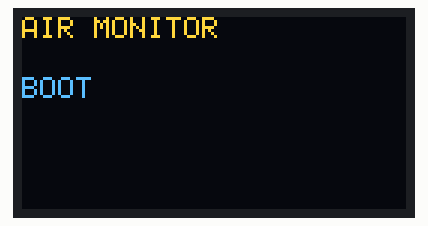
This sketch was run on a simulated ESP8266 (NodeMCU). Shown: 128×64 one-colour display. Wiring (inferred from the names in the program): SSD1306 OLED at I2C address 0x3C. The OLED is the two-colour kind (top 16 rows yellow).

Above: at 0.1 s.
At 0.5 s:
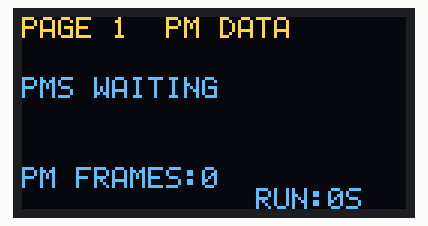
At 9.2 s:
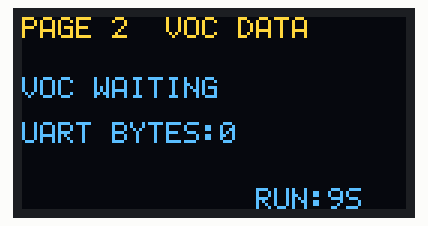
At 15.2 s:
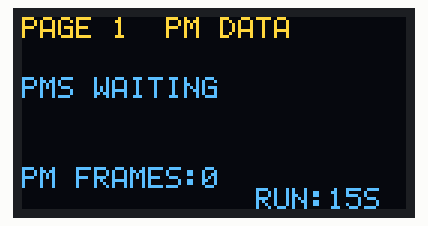
At 24.2 s:
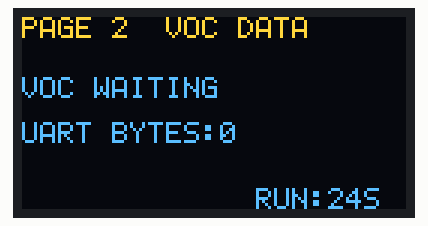
At 33.2 s:
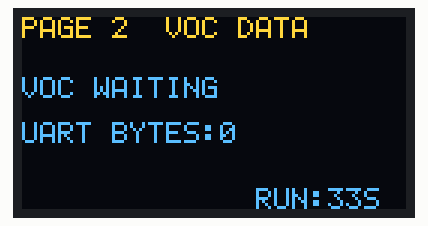

The sketch:

AirMonitor_ESP8266__1_.ino
```cpp
#include <Arduino.h>
#include <Wire.h>
#include <SoftwareSerial.h>

// NodeMCU ESP-12F wiring
// OLED SDA=D2(GPIO4), SCL=D1(GPIO5), power=3V3
// PMS7003M TX -> D5(GPIO14), power=verified 5V VU
// 21VOC TX -> ESP RX(GPIO3), power=3V3 only if rated for it
// Disconnect 21VOC TX/RX while uploading.

static const uint8_t OLED_SDA_PIN = D2;
static const uint8_t OLED_SCL_PIN = D1;
static const uint8_t PMS_RX_PIN = D5;
static const uint32_t PAGE_MS = 2500;
static const uint32_t DISPLAY_MS = 300;
static const uint32_t DATA_TIMEOUT_MS = 6000;

SoftwareSerial pms(PMS_RX_PIN, -1);
uint8_t oledAddress = 0;
bool oledReady = false;
uint8_t frameBuffer[128 * 8];

uint16_t pm1 = 0, pm25 = 0, pm10 = 0;
bool pmSeen = false;
uint32_t lastPM = 0;
uint32_t pmFrames = 0;

uint16_t tvocRaw = 0, hchoRaw = 0, eco2Raw = 0;
uint16_t tempRaw = 0, humRaw = 0;
bool vocSeen = false;
uint32_t lastVOC = 0;
uint32_t vocFrames = 0;
uint32_t vocBytes = 0;

// Limited built-in 5x7 font: '0'..'9', ':', '-', '.', '%', uppercase 'A'..'Z'.
const uint8_t font[][5] PROGMEM = {
 {0x3E,0x51,0x49,0x45,0x3E},{0x00,0x42,0x7F,0x40,0x00},
 {0x42,0x61,0x51,0x49,0x46},{0x21,0x41,0x45,0x4B,0x31},
 {0x18,0x14,0x12,0x7F,0x10},{0x27,0x45,0x45,0x45,0x39},
 {0x3C,0x4A,0x49,0x49,0x30},{0x01,0x71,0x09,0x05,0x03},
 {0x36,0x49,0x49,0x49,0x36},{0x06,0x49,0x49,0x29,0x1E},
 {0x00,0x36,0x36,0x00,0x00},{0x08,0x08,0x08,0x08,0x08},
 {0x00,0x60,0x60,0x00,0x00},{0x63,0x13,0x08,0x64,0x63},
 {0x7E,0x11,0x11,0x11,0x7E},{0x7F,0x49,0x49,0x49,0x36},
 {0x3E,0x41,0x41,0x41,0x22},{0x7F,0x41,0x41,0x22,0x1C},
 {0x7F,0x49,0x49,0x49,0x41},{0x7F,0x09,0x09,0x09,0x01},
 {0x3E,0x41,0x49,0x49,0x7A},{0x7F,0x08,0x08,0x08,0x7F},
 {0x00,0x41,0x7F,0x41,0x00},{0x20,0x40,0x41,0x3F,0x01},
 {0x7F,0x08,0x14,0x22,0x41},{0x7F,0x40,0x40,0x40,0x40},
 {0x7F,0x02,0x0C,0x02,0x7F},{0x7F,0x04,0x08,0x10,0x7F},
 {0x3E,0x41,0x41,0x41,0x3E},{0x7F,0x09,0x09,0x09,0x06},
 {0x3E,0x41,0x51,0x21,0x5E},{0x7F,0x09,0x19,0x29,0x46},
 {0x46,0x49,0x49,0x49,0x31},{0x01,0x01,0x7F,0x01,0x01},
 {0x3F,0x40,0x40,0x40,0x3F},{0x1F,0x20,0x40,0x20,0x1F},
 {0x7F,0x20,0x18,0x20,0x7F},{0x63,0x14,0x08,0x14,0x63},
 {0x03,0x04,0x78,0x04,0x03},{0x61,0x51,0x49,0x45,0x43}
};

int glyph(char c) {
 if (c >= '0' && c <= '9') return c - '0';
 if (c == ':') return 10;
 if (c == '-') return 11;
 if (c == '.') return 12;
 if (c == '%') return 13;
 if (c >= 'a' && c <= 'z') c -= 32;
 if (c >= 'A' && c <= 'Z') return c - 'A' + 14;
 return -1;
}

void px(int x, int y) {
 if ((unsigned)x >= 128 || (unsigned)y >= 64) return;
 frameBuffer[x + (y / 8) * 128] |= (1u << (y & 7));
}

void textAt(int x, int y, const char *s) {
 while (*s && x <= 122) {
  int index = glyph(*s++);
  if (index >= 0) {
   for (int i = 0; i < 5; ++i) {
    uint8_t bits = pgm_read_byte(&font[index][i]);
    for (int j = 0; j < 7; ++j) if (bits & (1u << j)) px(x + i, y + j);
   }
  }
  x += 6;
 }
}

bool oledCmd(uint8_t value) {
 Wire.beginTransmission(oledAddress);
 Wire.write((uint8_t)0x00);
 Wire.write(value);
 return Wire.endTransmission() == 0;
}

bool beginOLED() {
 for (uint8_t a = 0x3C; a <= 0x3D; ++a) {
  Wire.beginTransmission(a);
  if (Wire.endTransmission() == 0) { oledAddress = a; break; }
 }
 if (!oledAddress) return false;
 // SSD1306 128x64, page addressing (0x20, 0x02)
 const uint8_t setup[] = {0xAE,0xD5,0x80,0xA8,0x3F,0xD3,0x00,0x40,
  0x8D,0x14,0x20,0x02,0xA1,0xC8,0xDA,0x12,0x81,0x7F,
  0xD9,0xF1,0xDB,0x40,0xA4,0xA6,0xAF};
 for (uint8_t c : setup) if (!oledCmd(c)) return false;
 return true;
}

void flushOLED() {
 if (!oledReady) return;
 for (int page = 0; page < 8; ++page) {
  if (!oledCmd(0xB0 + page) || !oledCmd(0x00) || !oledCmd(0x10)) return;
  for (int offset = 0; offset < 128; offset += 16) {
   Wire.beginTransmission(oledAddress);
   Wire.write((uint8_t)0x40);
   for (int n = 0; n < 16; ++n)
    Wire.write(frameBuffer[page * 128 + offset + n]);
   if (Wire.endTransmission() != 0) return;
  }
  yield();
 }
}

void readPMS() {
 static uint8_t bytes[32];
 static uint8_t pos = 0;
 while (pms.available()) {
  uint8_t b = (uint8_t)pms.read();
  if (pos == 0 && b != 0x42) continue;
  if (pos == 1 && b != 0x4D) { pos = (b == 0x42) ? 1 : 0; if (pos) bytes[0] = b; continue; }
  bytes[pos++] = b;
  if (pos == 4 && (bytes[2] != 0 || bytes[3] != 28)) { pos = 0; continue; }
  if (pos < 32) continue;
  pos = 0;
  uint16_t checksum = 0;
  for (int i = 0; i < 30; ++i) checksum += bytes[i];
  if (checksum != ((uint16_t)bytes[30] << 8 | bytes[31])) continue;
  pm1  = ((uint16_t)bytes[10] << 8) | bytes[11];
  pm25 = ((uint16_t)bytes[12] << 8) | bytes[13];
  pm10 = ((uint16_t)bytes[14] << 8) | bytes[15];
  pmSeen = true;
  lastPM = millis();
  ++pmFrames;
 }
}

// Candidate 21VOC protocol: 0x2C + 11 more bytes, sum of 12 bytes mod 256 == 0.
// Not verified for this physical module; raw values shown without asserted units.
void readVOC() {
 static uint8_t bytes[12];
 static uint8_t pos = 0;
 static uint32_t lastByte = 0;
 while (Serial.available()) {
  uint8_t b = (uint8_t)Serial.read();
  ++vocBytes;
  if (pos && millis() - lastByte > 100) pos = 0;
  lastByte = millis();
  if (pos == 0 && b != 0x2C) continue;
  bytes[pos++] = b;
  if (pos < 12) continue;
  pos = 0;
  uint8_t sum = 0;
  for (uint8_t v : bytes) sum += v;
  if (sum != 0) continue;
  tvocRaw = ((uint16_t)bytes[1] << 8) | bytes[2];
  hchoRaw = ((uint16_t)bytes[3] << 8) | bytes[4];
  eco2Raw = ((uint16_t)bytes[5] << 8) | bytes[6];
  tempRaw = ((uint16_t)bytes[7] << 8) | bytes[8];
  humRaw = ((uint16_t)bytes[9] << 8) | bytes[10];
  vocSeen = true;
  lastVOC = millis();
  ++vocFrames;
 }
}

void drawPage(uint32_t now) {
 if (!oledReady) return;
 memset(frameBuffer, 0, sizeof(frameBuffer));
 uint8_t page = (now / PAGE_MS) % 2;  // independent of both sensors
 char line[24];
 if (page == 0) {
  textAt(0, 0, "PAGE 1  PM DATA");
  if (pmSeen && now - lastPM < DATA_TIMEOUT_MS) {
   snprintf(line, sizeof(line), "PM1: %u", pm1);  textAt(0, 14, line);
   snprintf(line, sizeof(line), "PM25: %u", pm25); textAt(0, 26, line);
   snprintf(line, sizeof(line), "PM10: %u", pm10); textAt(0, 38, line);
  } else {
   textAt(0, 20, "PMS WAITING");
  }
  snprintf(line, sizeof(line), "PM FRAMES:%lu", (unsigned long)pmFrames);
  textAt(0, 50, line);
 } else {
  textAt(0, 0, "PAGE 2  VOC DATA");
  if (vocSeen && now - lastVOC < DATA_TIMEOUT_MS) {
   snprintf(line, sizeof(line), "TVOC:%u", tvocRaw); textAt(0, 11, line);
   snprintf(line, sizeof(line), "HCHO:%u", hchoRaw); textAt(0, 21, line);
   snprintf(line, sizeof(line), "ECO2:%u", eco2Raw); textAt(0, 31, line);
   snprintf(line, sizeof(line), "TEMP RAW:%u", tempRaw); textAt(0, 41, line);
   snprintf(line, sizeof(line), "HUM RAW:%u", humRaw); textAt(0, 51, line);
  } else {
   textAt(0, 20, "VOC WAITING");
   snprintf(line, sizeof(line), "UART BYTES:%lu", (unsigned long)vocBytes);
   textAt(0, 35, line);
  }
 }
 // RUN seconds is diagnostic. If repeatedly resets to zero, board restarts.
 snprintf(line, sizeof(line), "RUN:%lus", (unsigned long)(now / 1000));
 textAt(78, 57, line);
 flushOLED();
}

void setup() {
 Wire.begin(OLED_SDA_PIN, OLED_SCL_PIN);
 Wire.setClock(100000);
 oledReady = beginOLED();
 pms.begin(9600);
 Serial.begin(9600); // 21VOC candidate baud; RX0 conflicts with USB-UART on some boards
 if (oledReady) {
  memset(frameBuffer, 0, sizeof(frameBuffer));
  textAt(0, 0, "AIR MONITOR");
  textAt(0, 20, "BOOT");
  flushOLED();
 }
}

void loop() {
 uint32_t now = millis();
 readPMS();
 readVOC();
 static uint32_t lastDisplay = 0;
 if ((uint32_t)(now - lastDisplay) >= DISPLAY_MS) {
  lastDisplay = now;
  drawPage(now);
 }
 yield();
}
```

Measured:
- what the display in image 1 shows lasts 0.9 s, from 0.4 s to 1.3 s
- what the display in image 2 shows lasts 1.2 s, from 9.1 s to 10.3 s
